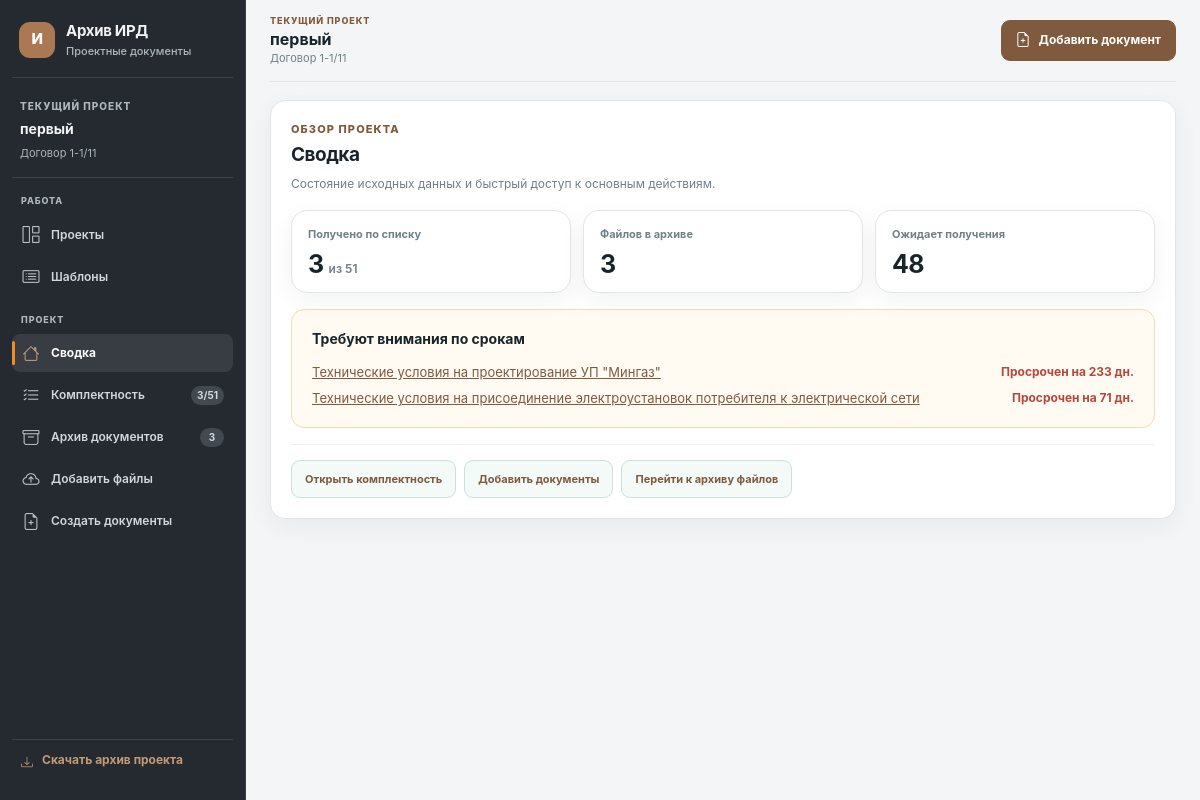
The app's page /objects/5 with its own data.
### tables this page shows
CREATE TABLE objects (
    id INTEGER PRIMARY KEY AUTOINCREMENT,
    contract_number TEXT NOT NULL,
    name TEXT NOT NULL,
    created_at TEXT NOT NULL DEFAULT CURRENT_TIMESTAMP
, template_id INTEGER, archived_at TEXT, customer TEXT NOT NULL DEFAULT '');

CREATE TABLE documents (
    id INTEGER PRIMARY KEY AUTOINCREMENT,
    contract_number TEXT NOT NULL,
    object_name TEXT NOT NULL,
    original_filename TEXT NOT NULL,
    stored_filename TEXT NOT NULL,
    working_title TEXT,
    official_title TEXT,
    issuer TEXT,
    issue_date TEXT,
    valid_until TEXT,
    validity_text TEXT,
    no_expiration INTEGER NOT NULL DEFAULT 0,
    raw_text TEXT,
    note TEXT NOT NULL DEFAULT '',
    status TEXT NOT NULL DEFAULT 'processed',
    error TEXT,
    created_at TEXT NOT NULL DEFAULT CURRENT_TIMESTAMP
, object_id INTEGER, mime_type TEXT NOT NULL DEFAULT 'application/pdf', archived_at TEXT);

### app/web/routes.py (the view)
@bp.get("/objects/<int:object_id>")
def object_workspace(object_id: int):
    obj = ObjectRepository().get(object_id)
    if obj is None or obj["archived_at"]:
        abort(404)
    warning_days = current_app.config["EXPIRY_WARNING_DAYS"]
    documents = [attach_expiry(row, warning_days) for row in DocumentRepository().list_by_object(object_id)]
    checklist_repository = ChecklistRepository()
    checklist_repository.sync_documents_to_checklist(object_id, documents)
    checklist = checklist_repository.list_project_items(object_id)
    archived_documents = [attach_expiry(row, warning_days) for row in DocumentRepository().list_archived_by_object(object_id)]
    alerts = [
        {"document": row, "expiry": row["expiry"]}
        for row in documents if row["expiry"]["key"] in {"expired", "expiring"}
    ]
    return render_template(
        "object.html",
        object=obj,
        documents=documents,
        archived_documents=archived_documents,
        checklist=checklist,
        templates=ChecklistRepository().list_templates(),
        alerts=alerts,
        missing_count=sum(row["status"] == "missing" for row in checklist),
        received_count=sum(row["status"] == "received" for row in checklist),
        warning_days=warning_days,
    )

### app/database.py (called while the page is built)
def get_db() -> sqlite3.Connection:
    if "db" not in g:
        g.db = sqlite3.connect(current_app.config["DATABASE_PATH"])
        g.db.row_factory = sqlite3.Row
        g.db.execute("PRAGMA foreign_keys = ON")
    return g.db

### app/repositories.py (called while the page is built)
    def get(self, object_id: int) -> Row | None:
        return get_db().execute(
            "SELECT * FROM objects WHERE id = ?", (object_id,)
        ).fetchone()

    def list_by_object(self, object_id: int, *, include_archived: bool = False) -> list[Row]:
        archived_filter = "" if include_archived else "AND archived_at IS NULL"
        return list(
            get_db().execute(
                f"""
                SELECT *
                FROM documents
                WHERE object_id = ? {archived_filter}
                ORDER BY created_at DESC, id DESC
                """,
                (object_id,),
            )
        )

    def list_archived_by_object(self, object_id: int) -> list[Row]:
        return list(get_db().execute(
            "SELECT * FROM documents WHERE object_id = ? AND archived_at IS NOT NULL ORDER BY archived_at DESC, id DESC",
            (object_id,),
        ))

    def list_templates(self) -> list[Row]:
        return list(
            get_db().execute(
                "SELECT * FROM checklist_templates ORDER BY name COLLATE NOCASE"
            )
        )

    def list_project_items(self, object_id: int) -> list[Row]:
        return list(
            get_db().execute(
                """
                SELECT checklist.*, documents.working_title AS linked_document_title
                FROM project_checklist_items AS checklist
                LEFT JOIN documents ON documents.id = checklist.document_id
                WHERE checklist.object_id = ?
                ORDER BY checklist.sort_order, checklist.id
                """,
                (object_id,),
            )
        )

    def sync_documents_to_checklist(self, object_id: int, documents: list[Row]) -> None:
        for document in documents:
            title = document["working_title"] or document["official_title"]
            if title:
                self.match_document(object_id, document["id"], title)

    @staticmethod
    def _normalize(value: str) -> str:
        return " ".join((value or "").casefold().split())

### app/services/expiry.py (called while the page is built)
def attach_expiry(document, warning_days: int = 30) -> dict:
    result = dict(document)
    result["expiry"] = expiry_state(document, warning_days)
    return result

### app/templates/object.html (shortened to what this page needs)
{% extends "base.html" %}
{% block content %}
<div class="project-workspace" data-project-workspace>
    <div class="project-workspace-main">
        <section class="workspace-tab-panel" data-workspace-panel="overview">
            <div class="workspace-panel-heading"><div><p class="eyebrow">ОБЗОР ПРОЕКТА</p><h2>Сводка</h2><p>Состояние исходных данных и быстрый доступ к основным действиям.</p></div></div>
            <div class="workspace-metrics"><article class="workspace-metric panel"><span>Получено по списку</span><strong>{{ received_count }} <small>из {{ checklist|length }}</small></strong></article><article class="workspace-metric panel"><span>Файлов в архиве</span><strong>{{ documents|length }}</strong></article><article class="workspace-metric panel"><span>Ожидает получения</span><strong>{{ missing_count }}</strong></article></div>
            {% if alerts %}<section class="alert-panel compact"><strong>Требуют внимания по срокам</strong><ul>{% for alert in alerts %}<li><a href="{{ url_for('web.document_detail', document_id=alert.document.id) }}">{{ alert.document.working_title or alert.document.original_filename }}</a><span class="expiry-{{ alert.expiry.key }}">{{ alert.expiry.label }}</span></li>{% endfor %}</ul></section>{% else %}<div class="notice workspace-clear-notice">Документов с приближающимся или истёкшим сроком нет.</div>{% endif %}
            <div class="workspace-quick-actions"><button type="button" class="secondary-button" data-open-tab="checklist">Открыть комплектность</button><button type="button" class="secondary-button" data-open-tab="upload">Добавить документы</button><button type="button" class="secondary-button" data-open-tab="documents">Перейти к архиву файлов</button></div>
        </section>
    </div>
</div>
{% endblock %}

### app/templates/base.html (shortened to what this page needs)
<!doctype html>
<html lang="ru">
<head>
    <link rel="stylesheet" href="{{ url_for('static', filename='styles.css') }}">
    <link rel="stylesheet" href="https://cdn.jsdelivr.net/npm/bootstrap-icons@1.11.3/font/bootstrap-icons.min.css">
</head>
<body>
    {% set active_project = object if object is defined and object else (project if project is defined and project else none) %}
    <div class="app-layout">
        <aside class="project-sidebar app-sidebar">
            <a class="brand app-sidebar-brand" href="{{ url_for('web.index') }}"><span class="brand-mark">И</span><span>Архив ИРД<small>Проектные документы</small></span></a>
            {% if active_project %}
            <div class="project-sidebar-identity"><span class="eyebrow">ТЕКУЩИЙ ПРОЕКТ</span><strong>{{ active_project.name }}</strong><span class="project-sidebar-contract">Договор {{ active_project.contract_number }}</span></div>
            {% else %}
            <div class="project-sidebar-identity"><span class="eyebrow">РАБОЧЕЕ ПРОСТРАНСТВО</span><strong>Архив исходных данных</strong><span class="project-sidebar-contract">Проектные документы</span></div>
            {% endif %}
            <nav class="project-side-nav" aria-label="Разделы приложения">
                <div class="project-nav-group"><span class="project-nav-caption">РАБОТА</span><a class="project-nav-item" href="{{ url_for('web.index') }}"><i class="project-nav-icon bi bi-grid-1x2" aria-hidden="true"></i><span>Проекты</span></a><a class="project-nav-item" href="{{ url_for('web.manage_templates') }}"><i class="project-nav-icon bi bi-card-list" aria-hidden="true"></i><span>Шаблоны</span></a></div>
                {% if active_project %}
                <div class="project-nav-group"><span class="project-nav-caption">ПРОЕКТ</span>
                    {% if request.endpoint == 'web.object_workspace' %}
                    <button type="button" class="project-nav-item" data-workspace-tab="overview" aria-selected="false"><i class="project-nav-icon bi bi-house" aria-hidden="true"></i><span>Сводка</span></button>
                    <button type="button" class="project-nav-item" data-workspace-tab="checklist" aria-selected="false"><i class="project-nav-icon bi bi-list-check" aria-hidden="true"></i><span>Комплектность</span><small>{{ received_count }}/{{ checklist|length }}</small></button>
                    <button type="button" class="project-nav-item" data-workspace-tab="documents" aria-selected="false"><i class="project-nav-icon bi bi-archive" aria-hidden="true"></i><span>Архив документов</span><small>{{ documents|length }}</small></button>
                    <button type="button" class="project-nav-item" data-workspace-tab="upload" aria-selected="false"><i class="project-nav-icon bi bi-cloud-arrow-up" aria-hidden="true"></i><span>Добавить файлы</span></button>
                    <button type="button" class="project-nav-item" data-workspace-tab="tools" aria-selected="false"><i class="project-nav-icon bi bi-file-earmark-plus" aria-hidden="true"></i><span>Создать документы</span></button>
                    {% endif %}
                </div>
                {% endif %}
            </nav>
            {% if active_project %}<a class="project-sidebar-download" href="{{ url_for('web.export_object', object_id=active_project.id) }}"><i class="bi bi-download" aria-hidden="true"></i><span>Скачать архив проекта</span></a>{% endif %}
        </aside>
        <main class="page app-main">
            {% if active_project %}<header class="project-topbar"><div class="project-topbar-context"><span class="eyebrow">ТЕКУЩИЙ ПРОЕКТ</span><strong>{{ active_project.name }}</strong><small>Договор {{ active_project.contract_number }}</small></div><a class="project-topbar-add" href="{{ url_for('web.object_workspace', object_id=active_project.id, tab='upload') }}"><i class="bi bi-file-earmark-plus" aria-hidden="true"></i><span>Добавить документ</span></a></header>{% endif %}
            {% block content %}{% endblock %}
        </main>
    </div>
</body>
</html>

### records on screen
objects: name "первый", contract_number "1-1/11"
documents: document "Технические условия на проектирование УП \"Мингаз\""
documents: document "Технические условия на присоединение электроустановок потребителя к электрической сети"

### other values on screen
{{ received_count }} "3"
{{ checklist|length }} "51"
{{ documents|length }} "3"
{{ missing_count }} "48"
{{ alert.expiry.label }} "Просрочен на 233 дн." "Просрочен на 71 дн."
